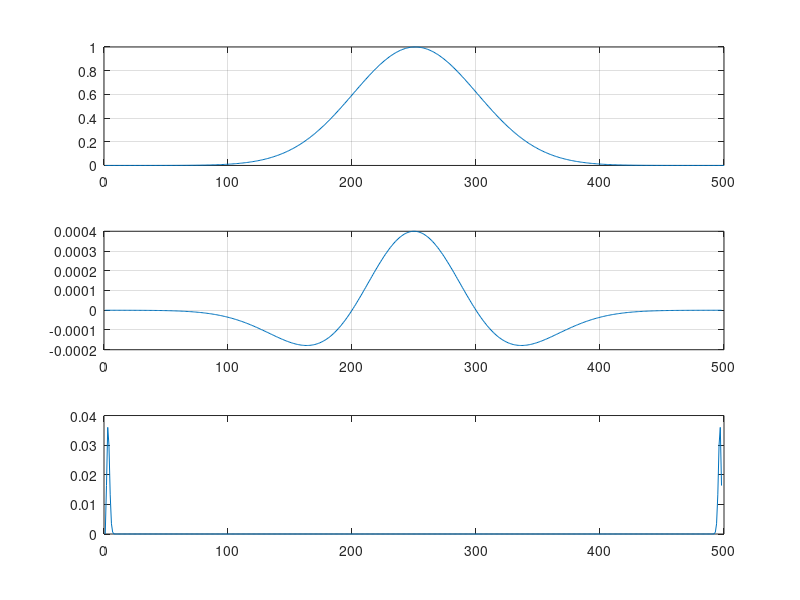

The MATLAB script that drew this image:
clc, clear, close all

fs  = 50;
T = 5;
ts = -T: 1/fs: T-1/fs;
g = exp(-ts.^2/2);
w = -diff(g,2);

subplot(3,1,1)

plot(g), grid on
subplot(3,1,2);
plot(w), grid on;
subplot(3,1,3);
W = abs(fft(w));
plot(W)
